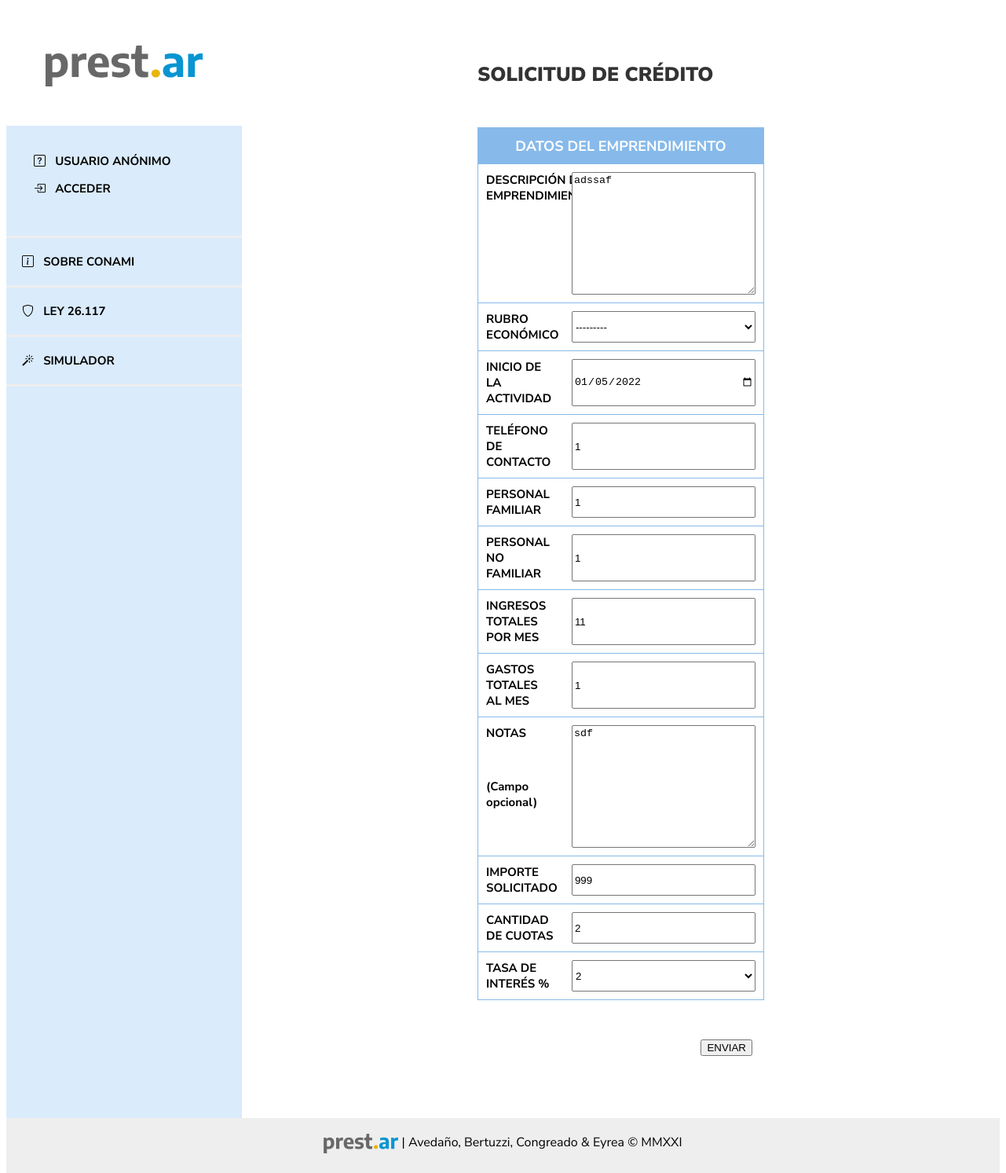
Page /solicitudes/1/edit/ on the committed database.
### prestamos/models.py (models this page shows, shortened)
class Solicitud(models.Model):
    RUBRO_LISTA = [
        ('Producción', 'Producción'),
        ('Comercialización', 'Comercialización'),
        ('Servicios', 'Servicios'),
    ]
    smvm = models.ForeignKey(
        SMVM, on_delete=models.CASCADE, null=True, default=1)
    author = models.ForeignKey(
        settings.AUTH_USER_MODEL, on_delete=models.CASCADE)
    emprendedor = models.ForeignKey(
        Emprendedor, on_delete=models.CASCADE, related_name='emprendedor')
    created_date = models.DateTimeField(
        default=timezone.now, null=True)
    descripcion_emp = models.TextField()
    rubro = models.CharField(max_length=200, choices=RUBRO_LISTA)
    inicio_actividad = models.DateField()
    domicilio_viv = models.ForeignKey(
        Domicilio, on_delete=models.CASCADE, related_name='domicilioviv', null=True)
    domicilio_emp = models.ForeignKey(
        Domicilio, on_delete=models.CASCADE, related_name='domicilioemp')
    datos_contacto = models.IntegerField(blank=True)
    personal_familiar = models.IntegerField()
    personal_nofamiliar = models.IntegerField()
    ingreso_emp_mes = models.IntegerField()
    gastos_emp = models.IntegerField()
    resultado_emp = models.IntegerField(null=True)
    ingresos_familiares_mes = models.IntegerField(null=True, blank=True)
    gastos_familiares_mes = models.IntegerField(null=True, blank=True)
    resultado_familiar = models.IntegerField(null=True)
    resultado_total = models.IntegerField(null=True)
    notas = models.TextField(blank=True)
    importe_solicitado = models.PositiveIntegerField()
    cant_cuotas = models.IntegerField()
    tasa_anual = models.ForeignKey(
        TasaInteres, on_delete=models.CASCADE, null=True, default=1)
    destino1_texto = models.CharField(max_length=50, null=True)
    destino1_monto = models.IntegerField(null=True)
    destino2_texto = models.CharField(max_length=50, null=True)
    destino2_monto = models.IntegerField(null=True)
    destino3_texto = models.CharField(max_length=50, null=True)
    destino3_monto = models.IntegerField(null=True)
    cuota_final = models.DecimalField(
        decimal_places=2, max_digits=9, null=True)

### prestamos/views.py (the view)
def solicitud_edit(request, pk):
    solicitud = get_object_or_404(Solicitud, pk=pk)
    if request.method == "POST":
        form = SolicitudForm(request.POST, instance=solicitud)
        if form.is_valid():
            solicitud = form.save(commit=False)
            solicitud.save()
            return redirect('solicitud_detail', pk=solicitud.pk)
    else:
        form = SolicitudForm(instance=solicitud)
    return render(request, 'solicitudes/solicitud_edit.html', {'form': form})

### prestamos/forms.py
class SolicitudForm(forms.ModelForm):
    class Meta:
        model = Solicitud
        fields = ['descripcion_emp', 'rubro', 'inicio_actividad', 'datos_contacto', 'personal_familiar', 'personal_nofamiliar',
                  'ingreso_emp_mes', 'gastos_emp', 'notas', 'importe_solicitado', 'cant_cuotas', 'tasa_anual']
        widgets = {
            'inicio_actividad': DateInput(),
        }

### prestamos/models.py (called while the page is built)
    def __str__(self):
        return '{}'.format(self.tasa)

### prestamos/templates/solicitudes/solicitud_edit.html (shortened to what this page needs)
{% extends 'base.html' %}
{% block content %}
<header>
	SOLICITUD DE CRÉDITO
</header>
<main>
    <form target="_self"  method="POST" class="simulacion-form">{% csrf_token %}
			<div class="caja">
     			<div class="grid-item titulo">DATOS DEL EMPRENDIMIENTO</div>
           <div class="grid-item texto">DESCRIPCIÓN DEL EMPRENDIMIENTO</div>
           <div class="grid-item" title="Completá con una breve descripción del emprendimiento de al menos 150 caracteres">{{ form.descripcion_emp }}</div>
           <div class="grid-item texto">RUBRO ECONÓMICO</div>
           <div class="grid-item"> {{ form.rubro }}</div>
           <div class="grid-item texto">INICIO DE LA ACTIVIDAD</div>
           <div class="grid-item" title="El emprendimiento debe tener una antigüedad mínima de 6 meses desde su comienzo"> {{ form.inicio_actividad }}</div>
           <div class="grid-item texto">TELÉFONO DE CONTACTO</div>
           <div class="grid-item" title="Puede ser el mismo que tu teléfono personal">{{ form.datos_contacto }}</div>
           <div class="grid-item texto">PERSONAL FAMILIAR</div>
           <div class="grid-item" title="Cantidad de familiares que trabajan en el emprendiemiento">{{ form.personal_familiar }}</div>
           <div class="grid-item texto">PERSONAL NO FAMILIAR</div>
           <div class="grid-item" title="Cantidad de personas NO familiares que trabajan en el emprendiemiento">{{ form.personal_nofamiliar }}</div>
           <div class="grid-item texto">INGRESOS TOTALES POR MES</div>
           <div class="grid-item" title="Monto aproximado de ganancia bruta mensual del emprendimiento">{{ form.ingreso_emp_mes }}</div>
           <div class="grid-item texto">GASTOS TOTALES AL MES</div>
           <div class="grid-item" title="Monto aproximado de gastos brutos mensuales del emprendimiento">{{ form.gastos_emp }}</div>
           <div class="grid-item texto">NOTAS<p>(Campo opcional)</p></div>
           <div class="grid-item" title="Completá con cualquier dato que creas importante aclarar">{{ form.notas }}</div>
           <div class="grid-item texto">IMPORTE SOLICITADO</div>
           <div class="grid-item" title="Monto total a solicitar">{{ form.importe_solicitado }}</div>
           <div class="grid-item texto">CANTIDAD DE CUOTAS</div>
           <div class="grid-item" title="¿En cuántos pagos vas a devolver el crédito?">{{ form.cant_cuotas }}</div>
           <div class="grid-item texto">TASA DE INTERÉS %</div>
           <div class="grid-item" title="TEA %">{{ form.tasa_anual }}</div>
        </div>
		<button class="save btn btn-default">ENVIAR</button>
	</form>
</main>
{% endblock %}

### static/css/prestamos.css (style rules this page uses)
.save { float: right; }
html { height: 100%; }
body { min-height: 100%; font-family: "Nunito Sans", sans-serif; display: grid; grid-template: "menu header" "menu main" "menu main" "footer footer" / 300px 1fr; }
header { grid-area: header; font-size: 40px; padding: 70px; text-align: center; }
main { grid-area: main; padding-bottom: 150px; padding-left: 100px; padding-right: 300px; }
form { margin-bottom: 100px; }
.caja { display: grid; grid-template-columns: 30% 70%; border: 1px solid #87baea; }
.grid-item { padding: 10px; border-top: 1px solid #87baea; display: grid; align-items: left; }
.titulo { text-align: center; font-size: 20px; font-weight: bold; color: white; background-color: #87baea; grid-column-start: 1; grid-column-end: 3; }
.texto { font-size: 15px; font-weight: bold; }

### static/css/style.css (style rules this page uses)
html { height: 100%; }
body { min-height: 100%; font-family: "Nunito Sans", sans-serif !important; display: grid; grid-template: "menu header" "menu main" "menu main" "footer footer" / 300px 1fr; }
header { grid-area: header; font-size: 25px; padding: 70px 70px 50px 300px; text-align: left; font-weight: 900; color: #333; }
main { grid-area: main; padding-bottom: 50px; padding-left: 300px; padding-right: 300px; }
.caja { margin-bottom: 50px; display: grid; grid-template-columns: 30% 70%; border: 1px solid #87baea; }
.grid-item { padding: 10px; border-top: 1px solid #87baea; display: grid; align-items: left; font-size: 15px; }
.titulo { text-align: center; font-size: 18px; font-weight: bold; color: white; background-color: #87baea; grid-column-start: 1; grid-column-end: 3; }
.texto { font-size: 15px; font-weight: bold; }
.save { margin-right: 15px; }
html, body { font-family: Arial, Helvetica, sans-serif; }

### rows in the picture
Solicitud: descripcion_emp "adssaf", rubro "---------", inicio_actividad "01/05/2022", datos_contacto "1", personal_familiar "1", personal_nofamiliar "1", ingreso_emp_mes "11", gastos_emp "1", notas "sdf", importe_solicitado "999", cant_cuotas "2", tasa_anual "2"
